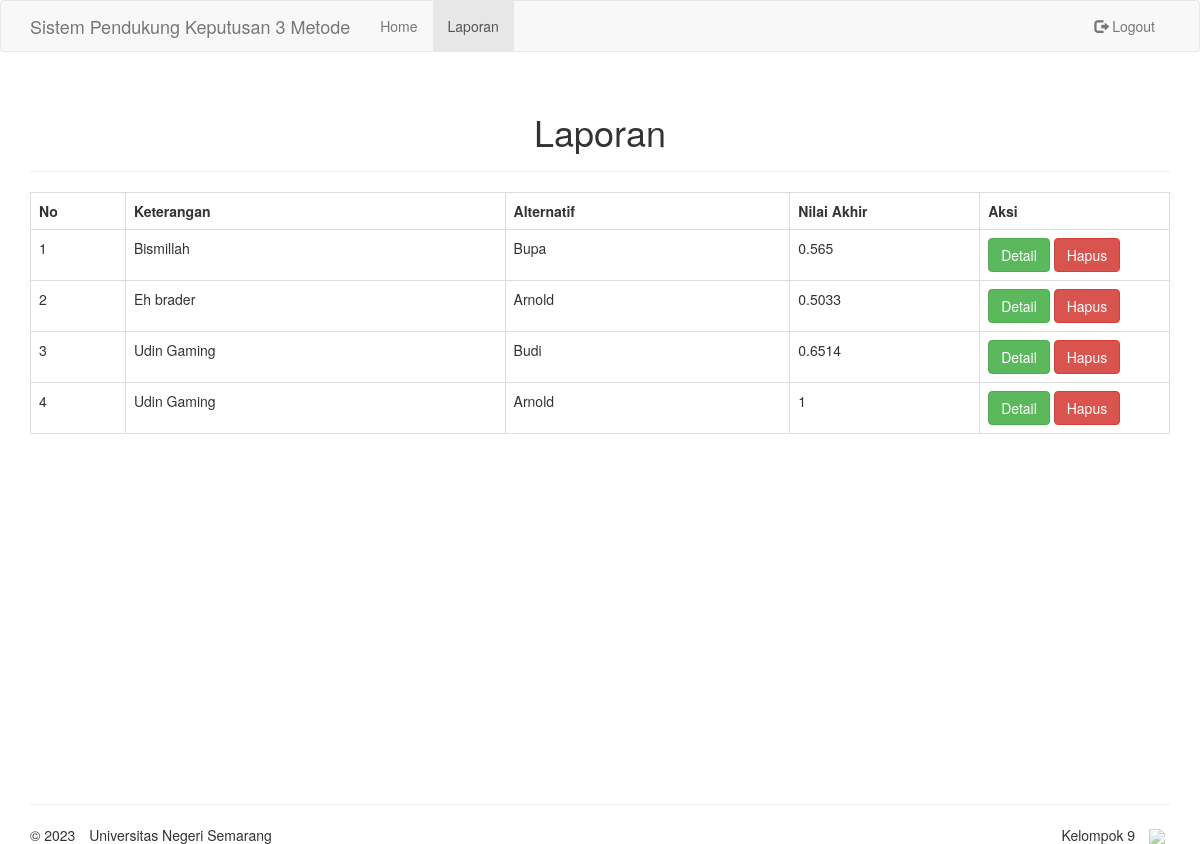
The page /laporan.php (signed in) on the database as committed earlier.
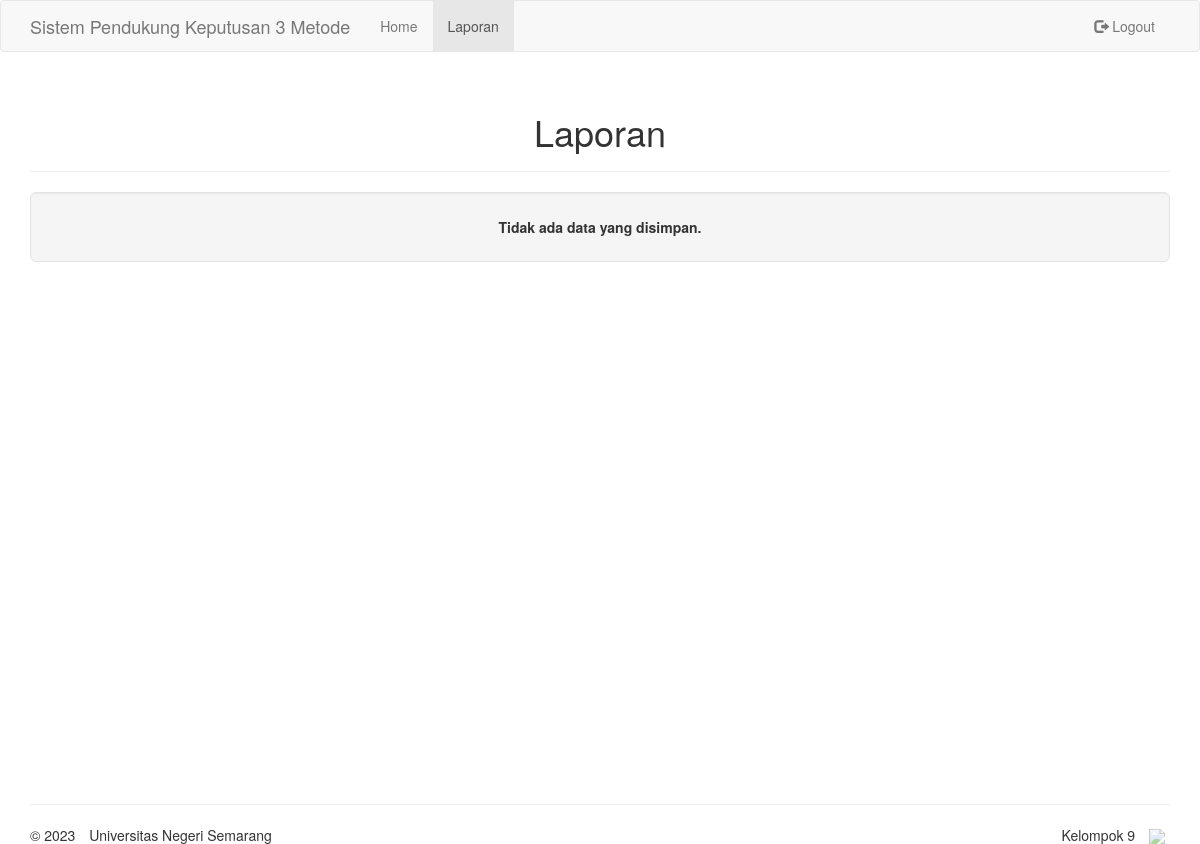
The same page on the database as committed later.
### tables this page shows
CREATE TABLE `hasil` (
  `id_pemilihan` int(11) NOT NULL,
  `alternatif` varchar(255) NOT NULL,
  `v` double NOT NULL
);

CREATE TABLE `pemilihan` (
  `id` int(11) NOT NULL,
  `keterangan` varchar(255) NOT NULL,
  `tanggal` date NOT NULL,
  `status` varchar(20) NOT NULL
);

### laporan.php (the view, shortened to what this page needs)
<?php
require './includes/config.php';
$req = $dbc->prepare("SELECT * FROM pemilihan a INNER JOIN hasil b ON a.id = b.id_pemilihan");
$req->execute();
$pemilihan = $req->fetchAll();
include './includes/header.php';
?>
<div class="col-md-12">
    <div class="page-header text-center">
        <h1>Laporan</h1>
    </div>
    <?php
    if ($pemilihan) {
    ?>
    <table class="table table-bordered">
        <tr>
            <th class="col-md-1">No</th>
            <th class="col-md-4">Keterangan</th>
            <th class="col-md-3">Alternatif</th>
            <th class="col-md-2">Nilai Akhir</th>
            <th class="col-md-2">Aksi</th>
        </tr>
        <?php
        for($i = 0; $i < count($pemilihan); $i++) {
            echo '<tr>
                <td>'.($i+1).'</td>
                <td>'.$pemilihan[$i]['keterangan'].'</td>
                <td>'.$pemilihan[$i]['alternatif'].'</td>
                <td>'.$pemilihan[$i]['v'].'</td>
                <td>
                    <a href="detail-laporan.php?id='.$pemilihan[$i]['id'].'" class="btn btn-success">Detail</a>
                    <a href="hapus-laporan.php?id='.$pemilihan[$i]['id'].'" class="btn btn-danger">Hapus</a>
                </td>
            </tr>';
        }
        ?>
    </table>
    <?php
    } else {
        echo '<div class="well well-lg text-center">
                <strong>Tidak ada data yang disimpan.</strong>
            </div>';
    }
    ?>
</div>
<?php
include './includes/footer.php';
?>

### includes/header.php (shortened to what this page needs)
<!DOCTYPE html>
<html>
<head>
    <link rel="stylesheet" href="css/bootstrap.min.css" type="text/css" />
    <link rel="stylesheet" href="css/styles.css" type="text/css" />
</head>
<body>
    <nav class="navbar navbar-default">
        <div class="container">
            <div class="navbar-header">
                <a class="navbar-brand" href="#">Sistem Pendukung Keputusan 3 Metode</a>
            </div>
            <div class="collapse navbar-collapse" id="bs-example-navbar-collapse-1">
                <ul class="nav navbar-nav">
                <?php
                $pages = array(
                    'Home' => 'index.php',
                    );
                if (isset($_SESSION['admin'])) {
                    $pages['Laporan'] = 'laporan.php';
                }
                $this_page = basename($_SERVER['PHP_SELF']);
                foreach ($pages as $key => $value) {
                    echo '<li';
                    if ($this_page == $value) {
                        echo ' class="active"';
                    }
                    echo '><a href="'.$value.'">'.$key.'</a></li>';
                }
                ?>
                </ul>
                <ul class="nav navbar-nav navbar-right">
                <?php
                if (isset($_SESSION['admin'])) {
                    echo '<li><a href="logout.php"><span class="glyphicon glyphicon-log-out" aria-hidden="true"></span> Logout</a></li>';
                }
                ?>
                </ul>
            </div>
        </div>
    </nav>
    <div class="container">
        <div class="row">

### includes/footer.php
        </div>
    </div>
    <footer class="footer footer">
        <div class="container">
            <hr>
            <ul class="list-inline pull-right">
                <li>Kelompok 9</li>
                <li><a href="https://github.com/dylansanjaya" target="_blank"><img src="img/github.png" class="sosmed"></a></li>
            </ul>
            <ul class="list-inline">
                <li>&copy; 2023</li>
                <li>Universitas Negeri Semarang</li>
            </ul>
        </div>
    </footer>
</body>
</html>

### css/styles.css (style rules this page uses)
html { position: relative; min-height: 100%; }
body { margin-bottom: 60px; }
.footer { position: absolute; bottom: 0; width: 100%; height: 60px; }
.sosmed { opacity: .5; }

Rows that differ between the two databases and show on the page:
removed hasil: id_pemilihan.keterangan "Bismillah", alternatif "Bupa", v "0.565"
removed hasil: id_pemilihan.keterangan "Eh brader", alternatif "Arnold", v "0.5033"
removed hasil: id_pemilihan.keterangan "Udin Gaming", alternatif "Budi", v "0.6514"
removed hasil: id_pemilihan.keterangan "Udin Gaming", alternatif "Arnold", v "1"
Other text that changed with them:
text no longer shown: "No Keterangan Alternatif Nilai Akhir Aksi"
text now shown: "Tidak ada data yang disimpan."
